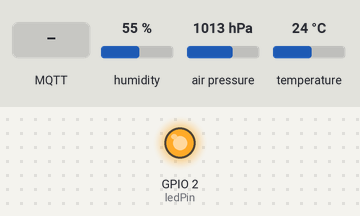
Recording of a sketch running on a simulated ESP32. On the bench: output pins drawn as LEDs (lit = HIGH). The inputs (shaded band) are chosen by the test bench; at power-on: humidity 55 %, air pressure 1013 hPa, temperature 24 °C. WiFi joins after 1.5 s; servers stay silent unless stated; no MQTT or app messages arrive unless stated; what the sketch prints to the serial monitor is not drawn.

Above: at 2.7 s.
2.8 s: MQTT message "t" arrives on the first subscribed topic
At 4.0 s:
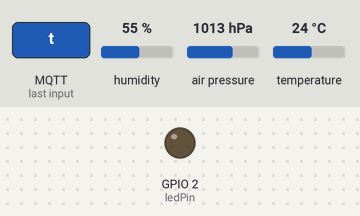
4.3 s: MQTT message "1" arrives on the first subscribed topic
At 5.2 s:
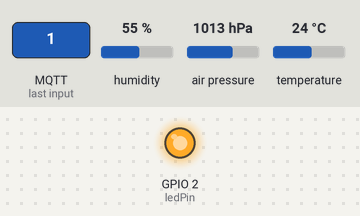
Timing chart, 0 to 7.3 s (numbered marks = the images above; inputs shaded):
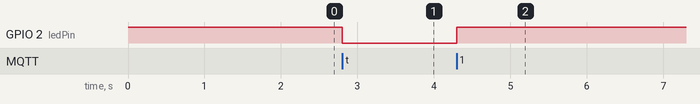

Measured:
- after the input at 2.8 s, GPIO 2 (ledPin): HIGH → LOW at once
- after the input at 4.3 s, GPIO 2 (ledPin): LOW → HIGH at once

The sketch:

sketch_nov25b_bme_mqtt.ino
```cpp
// 25Nov2022 - Scriptworkz

//#include <ESP8266WiFi.h> //if you are using nodemcu
#include <WiFi.h> //if you are using esp32
#include <PubSubClient.h> //MQTT library

// include the Adafruit_BME280 header file.
#include <Adafruit_BME280.h>

// instance of the Adafruit_BME280 class named as bme.
Adafruit_BME280 bme;

// Use ledPin instead of GPIO2
#define ledPin 2

// Timer
unsigned long lastMillis = 0;

// WiFi information
const char* ssid = "YOUR SSID";
const char* password = "YOUR SSID PASSWORD";

// MQTT Broker information
const char* mqtt_server = "MQTT Broker IP ADDRESS";
const char *topic = "id1"; //Topic or ID for this microcontroller
const char *mqtt_username = ""; //Blank if no username at broker
const char *mqtt_password = ""; //Blank if no password at broker
const int mqtt_port = 1991;

WiFiClient espClient;
PubSubClient client(espClient);

void setup() {
  Serial.begin(115200);

  // Set ledPin as Output
  pinMode(ledPin, OUTPUT);
  // Switch off Led
  digitalWrite(ledPin, HIGH);

  // Connecting to a MQTT broker
  client.setServer(mqtt_server, mqtt_port);
  client.setCallback(callback);

  //function call for WiFi connection
  setup_wifi();

  Serial.println("WiFi Connected...");
  Serial.print("MQTT Server IP Address:");
  Serial.print(mqtt_server);
  Serial.print(":");
  Serial.println(String(mqtt_port));
  Serial.print("ESP32 IP Address: ");
  Serial.println(WiFi.localIP());

  // Initialize BME280 sensor and if the connection is not successful,
  // print the failed status to the Serial Monitor.
  if (!bme.begin()){
    Serial.println("Failed to find Hibiscus Sense BME280 chip");
  }
}

//connecting to WiFI - 2.4GHz only
void setup_wifi() {
  delay(10);
  // Start by connecting to a WiFi network
  Serial.println();
  Serial.print("Connecting to ");
  Serial.println(ssid);

  WiFi.begin(ssid, password);

  while (WiFi.status() != WL_CONNECTED) {
    delay(500);
    Serial.print(".");
  }
}

// Instructions received from broker
void callback(char* topic, byte* payload, unsigned int length) {
  /* To display message sent from broker */
  Serial.print("Message arrived [");
  Serial.print(topic);
  Serial.print("] ");

  for (int i = 0; i < length; i++) {
    Serial.print((char)payload[i]);
  }

  /* This section is for controlling output: LED, servo etc */
  /* ------------------------------------ */
  Serial.println();
  if ((char)payload[0] == 't') {
    Serial.println("ON");
    digitalWrite(ledPin, LOW);
  } else {
     Serial.println("OFF");
    digitalWrite(ledPin, HIGH);
  }
 /* ------------------------------------ */
}

void reconnect() {
 // Loop until we're reconnected
  while (!client.connected()) {
    String client_id = "esp32-client-1";
    client_id += String(WiFi.macAddress());
    Serial.print("Attempting MQTT connection...");
 // Attempt to connect
    if (client.connect("ESP32Client",mqtt_username, mqtt_password)) {
        Serial.println("MQTT broker connected!");
        client.subscribe(topic); // Topic at this ESP32
    } else {
        Serial.print("failed, rc=");
        Serial.print(client.state());
        Serial.println(" try again in 5 seconds");
        // Wait 5 seconds before retrying
        delay(5000);
    }
  }
 // publish and subscribe
 client.publish(topic, "Hi EMQX I'm ESP32 ^^");
 client.subscribe(topic);
}

void loop() {
  //https://www.programmingelectronics.com/dtostrf/
  // dtostrf(float_value, minima_length, number_digits_after_decimal, where_to_store_string)
  char altitudeValue[15], pressureValue[15],tempValue[15], humidValue[15];
  dtostrf(bme.readAltitude(1013.25),8, 2, altitudeValue); // convert float to char
  dtostrf(bme.readPressure(),4, 2, pressureValue); // convert float to char
  dtostrf(bme.readHumidity(),4, 2, humidValue); // convert float to char
  dtostrf(bme.readTemperature(),4, 2, tempValue); // convert float to char

  //Function to establish connection to MQTT Broker
  if (!client.connected()) {
    reconnect();
  }

  // publish a message roughly every second.
  if (millis() - lastMillis > 5000) {
      lastMillis = millis();
      client.publish("stationA/altitude", altitudeValue);
      client.publish("stationA/pressure", pressureValue);
      client.publish("stationA/humid", humidValue);
      client.publish("stationA/temp", tempValue);

      //Will display at Serial Monitor with baudrate of 115200
      Serial.print("Pressure: ");
      Serial.print(bme.readAltitude(1013.25));
      Serial.print ("m Altitude:");
      Serial.print(bme.readPressure());
      Serial.print("Pa Humidity: ");
      Serial.print(bme.readHumidity());
      Serial.print ("%RH Temperature:");
      Serial.print(bme.readTemperature());
      Serial.println("C");
    }

  client.loop();
}
```
